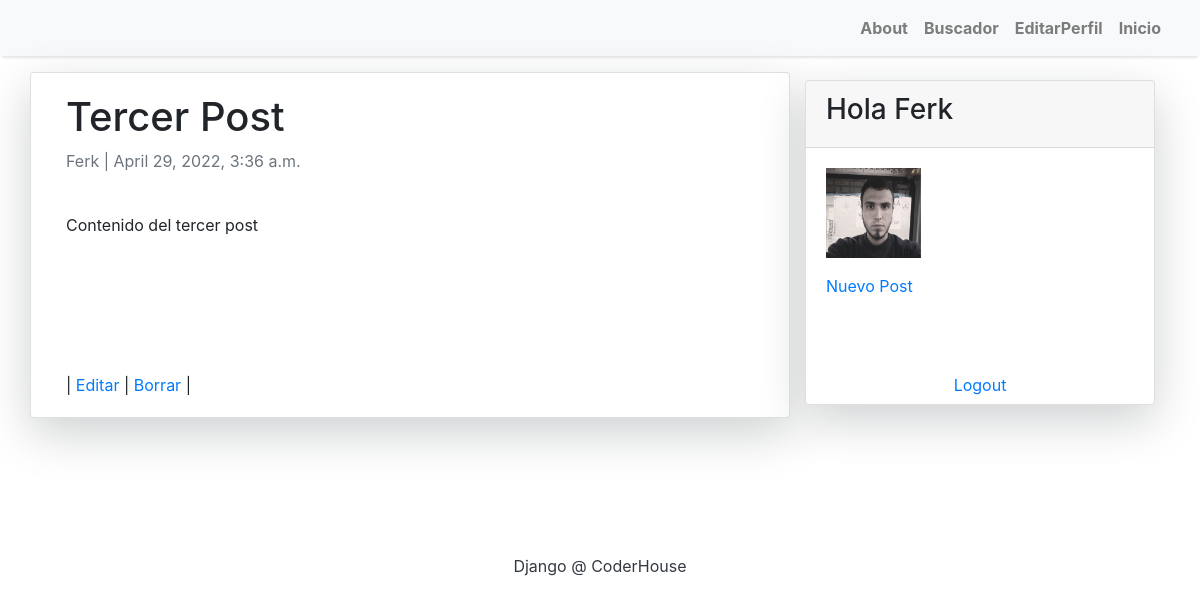
/tercer-post/ (signed in), run on the app's committed database.
### blog/models.py (models this page shows, shortened)
class Post(models.Model):
    ESTADO = (
    (0,'Borrador'),
    (1,'Publicado'),
    )
    title = models.CharField(verbose_name='Titulo', max_length=300, unique=True)
    author = models.ForeignKey(User, verbose_name='Autor', on_delete=models.CASCADE, related_name='blog_posts')
    content = models.TextField(verbose_name='Contenido')
    published = models.DateTimeField(verbose_name="Fecha de publicación", default=now)
    slug = models.SlugField(verbose_name='Link' ,max_length=300, unique=True)
    status = models.IntegerField(verbose_name='Estado', choices=ESTADO, default=0)
    created_at = models.DateTimeField(auto_now_add=True)
    updated_at = models.DateTimeField(auto_now=True)
    class Meta:
        ordering = ['-created_at']

### blog/views.py (the view)
# urls.py: path('<slug:slug>/', views.PostDetail.as_view(), name='post_detail'),
class PostDetail(DetailView):
    model = Post
    template_name = 'post.html'

### blog/templates/post.html
{% extends 'base.html' %}
{% block content %}
<div class="container">
  <div class="row">
    <div class="col-md-8 card mb-4  mt-3 left  top">
      <div class="card-body">
        <h1>{% block title %} {{ object.title }} {% endblock title %}</h1>
        <p class=" text-muted">{{ post.author }} | {{ post.published }} </p>
        <br>
        <p class="card-text ">{{ object.content}}</p>
        <br>
        <br>
        <br>
        <br>
        <br>
        {% if request.user.is_authenticated %}
        | <a href="{% url 'Edit' post.id %}">Editar</a> |
          <a href="{% url 'Delete' post.id %}">Borrar</a> |
        {% endif %}
      </div>
    </div>
      {% block sidebar %} {% include 'sidebar.html' %} {% endblock sidebar %}
  </div>
</div>
{% endblock content %}

### blog/templates/sidebar.html (shortened to what this page needs)
{% block sidebar %}
<div class="col-md-4 float-right ">
<div class="card my-4">
    <div class="card-header">
        {% if request.user.is_authenticated %}
        <h3 class="text-muted small mb-4 mb-lg-0"><h3>Hola {{user.username}}</h3>
        {% endif %}
    </div>
    <div class="card-body">
         {% if request.user.is_authenticated %}
         <p class="card-text"><img src="/media/media/1.png" style="height: 90px; width: 95px;" ></p>
         <a href="{% url 'New'  %}">Nuevo Post</a>
        {% endif %}
    </div>
<br>
<br>
    <div class="btn">
        {% if request.user.is_authenticated %}
        <a href="{% url 'logout' %}">Logout</a>
        {% endif %}
     </div>
</div>
</div>
{% endblock sidebar %}

### blog/templates/sidebar.html (style rules this page uses)
.card { box-shadow: 0 16px 48px #cfd1d2; }

### data on the page
Post: title "Tercer Post", author "Ferk", published "April 29, 2022, 3:36 a.m.", content "Contenido del tercer post"

### other printed values
{{ user.username }} "Ferk"
